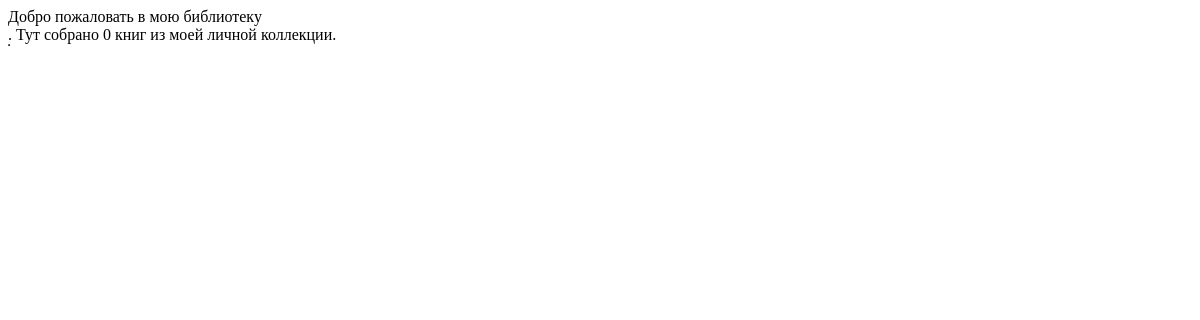
Before: /index/ with the older database file.
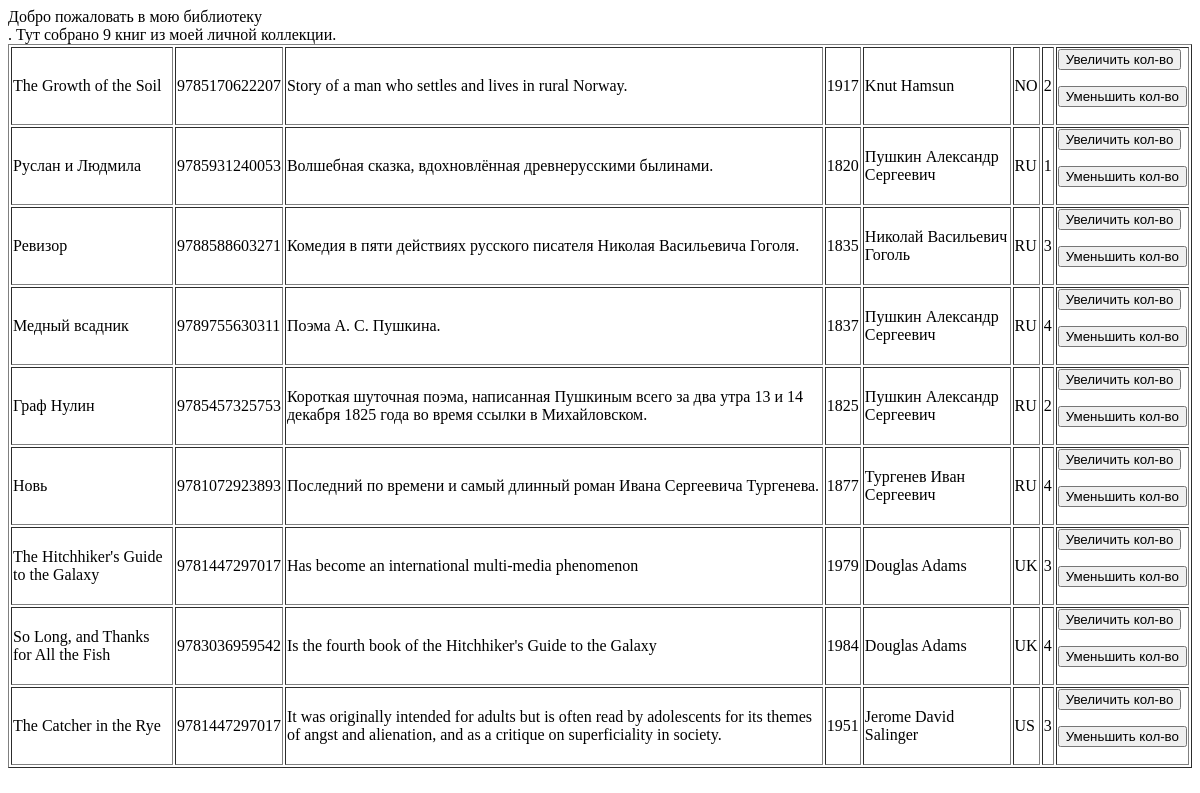
After: the same page with the newer database file.
### p_library/models.py (models this page shows, shortened)
class Book(models.Model):
    ISBN = models.CharField(max_length=13)
    title = models.TextField()
    description = models.TextField()
    year_release = models.SmallIntegerField()
    author = models.ForeignKey(Author, on_delete=models.CASCADE)
    price = models.DecimalField(max_digits=10, decimal_places=2)
    copy_count = models.SmallIntegerField(default=1)
    publisher = models.ForeignKey(Publisher, on_delete=models.CASCADE, null=True, blank=True, related_name='books')

class Author(models.Model):
    full_name = models.TextField()
    birth_year = models.SmallIntegerField()
    country = models.CharField(max_length=2)

### p_library/views.py (the view)
# urls.py: path('index/', views.index),
def index(request):
    template = loader.get_template('index.html')
    books = Book.objects.all()
    biblio_data = {
        "title": "мою библиотеку",
        "books": books,
    }
    return HttpResponse(template.render(biblio_data, request))

### p_library/templates/index.html (shortened to what this page needs)
Добро пожаловать в {{ title }}  <br>.
Тут собрано {{ books|length }} книг из моей личной коллекции.
<table border="1">
    {% for book in books %}
        <tr>
            <td>{{ book.title }}</td>
            <td>{{ book.ISBN }}</td>
            <td>{{ book.description }}</td>
            <td>{{ book.year_release }}</td>
            <td>{{ book.author.full_name }}</td>
            <td>{{ book.author.country }}</td>
            <td>{{ book.copy_count }}</td>
            <td>
                <form action="/index/book_increment/" method="post" enctype="multipart/form-data">
                    <input type="submit" value="Увеличить кол-во" />
                </form>
                <form action="/index/book_decrement/" method="post" enctype="multipart/form-data">
                    <input type="submit" value="Уменьшить кол-во" />
                </form>
            </td>
        </tr>
    {% endfor %}
</table>

Changed rows visible on the page:
added Book: title "The Growth of the Soil", ISBN "9785170622207", description "Story of a man who settles and lives in rural Norway.", year_release "1917", author.full_name "Knut Hamsun", author.country "NO", copy_count "2"
added Book: title "Руслан и Людмила", ISBN "9785931240053", description "Волшебная сказка, вдохновлённая древнерусскими былинами.", year_release "1820", author.full_name "Пушкин Александр Сергеевич", author.country "RU", copy_count "1"
added Book: title "Ревизор", ISBN "9788588603271", description "Комедия в пяти действиях русского писателя Николая Васильевича Гоголя.", year_release "1835", author.full_name "Николай Васильевич Гоголь", author.country "RU", copy_count "3"
added Book: title "Медный всадник", ISBN "9789755630311", description "Поэма А. С. Пушкина.", year_release "1837", author.full_name "Пушкин Александр Сергеевич", author.country "RU", copy_count "4"
added Book: title "Граф Нулин", ISBN "9785457325753", description "Короткая шуточная поэма, написанная Пушкиным всего за два утра 13 и 14 декабря 1825 года во время ссылки в Михайловском.", year_release "1825", author.full_name "Пушкин Александр Сергеевич", author.country "RU", copy_count "2"
added Book: title "Новь", ISBN "9781072923893", description "Последний по времени и самый длинный роман Ивана Сергеевича Тургенева.", year_release "1877", author.full_name "Тургенев Иван Сергеевич", author.country "RU", copy_count "4"
added Book: title "The Hitchhiker's Guide to the Galaxy", ISBN "9781447297017", description "Has become an international multi-media phenomenon", year_release "1979", author.full_name "Douglas Adams", author.country "UK", copy_count "3"
added Book: title "So Long, and Thanks for All the Fish", ISBN "9783036959542", description "Is the fourth book of the Hitchhiker's Guide to the Galaxy", year_release "1984", author.full_name "Douglas Adams", author.country "UK", copy_count "4"
added Book: title "The Catcher in the Rye", ISBN "9781447297017", description "It was originally intended for adults but is often read by adolescents for its themes of angst and alienation, and as a critique on superficiality in society.", year_release "1951", author.full_name "Jerome David Salinger", author.country "US", copy_count "3"
Other visible differences:
{{ books|length }}: "0" → "9"
